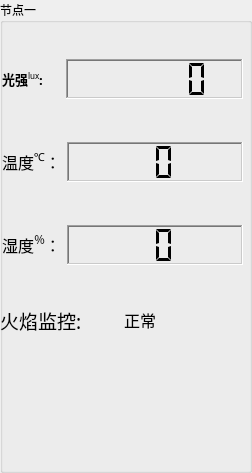
      <widget class="QGroupBox" name="groupBox_1">
       <property name="font">
        <font>
         <family>楷体_GB2312</family>
         <pointsize>9</pointsize>
         <weight>50</weight>
         <bold>false</bold>
        </font>
       </property>
       <property name="autoFillBackground">
        <bool>true</bool>
       </property>
       <property name="title">
        <string>节点一</string>
       </property>
       <property name="flat">
        <bool>true</bool>
       </property>
       <widget class="QPushButton" name="pushButton_light_fire_111">
        <property name="geometry">
         <rect>
          <x>-20</x>
          <y>340</y>
          <width>131</width>
          <height>111</height>
         </rect>
        </property>
        <property name="styleSheet">
         <string notr="true">background-image:url(:/images/08269450168fad5206c222副本.png)</string>
        </property>
        <property name="locale">
         <locale language="English" country="UnitedStatesMinorOutlyingIslands"/>
        </property>
        <property name="text">
         <string/>
        </property>
        <property name="flat">
         <bool>true</bool>
        </property>
       </widget>
       <widget class="QPushButton" name="pushButton_light_fire_121">
        <property name="geometry">
         <rect>
          <x>110</x>
          <y>340</y>
          <width>131</width>
          <height>111</height>
         </rect>
        </property>
        <property name="styleSheet">
         <string notr="true">background-image:url(:/images/08269450168fad5206c222副本.png)</string>
        </property>
        <property name="locale">
         <locale language="English" country="UnitedStatesMinorOutlyingIslands"/>
        </property>
        <property name="text">
         <string/>
        </property>
        <property name="flat">
         <bool>true</bool>
        </property>
       </widget>
       <widget class="QPushButton" name="pushButton_light_fire_110">
        <property name="geometry">
         <rect>
          <x>-20</x>
          <y>343</y>
          <width>131</width>
          <height>121</height>
         </rect>
        </property>
        <property name="styleSheet">
         <string notr="true">background-image:url(:/images/08269450168fad5206c副本.png)</string>
        </property>
        <property name="locale">
         <locale language="English" country="UnitedStatesMinorOutlyingIslands"/>
        </property>
        <property name="text">
         <string/>
        </property>
        <property name="flat">
         <bool>true</bool>
        </property>
       </widget>
       <widget class="QPushButton" name="pushButton_light_fire_120">
        <property name="geometry">
         <rect>
          <x>110</x>
          <y>343</y>
          <width>131</width>
          <height>121</height>
         </rect>
        </property>
        <property name="styleSheet">
         <string notr="true">background-image:url(:/images/08269450168fad5206c副本.png)</string>
        </property>
        <property name="locale">
         <locale language="English" country="UnitedStatesMinorOutlyingIslands"/>
        </property>
        <property name="text">
         <string/>
        </property>
        <property name="flat">
         <bool>true</bool>
        </property>
       </widget>
       <widget class="QWidget" name="">
        <property name="geometry">
         <rect>
          <x>2</x>
          <y>22</y>
          <width>241</width>
          <height>281</height>
         </rect>
        </property>
        <layout class="QVBoxLayout" name="verticalLayout">
         <item>
          <layout class="QHBoxLayout" name="horizontalLayout_3">
           <item>
            <widget class="QLabel" name="Label_Lux_1">
             <property name="sizePolicy">
              <sizepolicy hsizetype="Maximum" vsizetype="Maximum">
               <horstretch>0</horstretch>
               <verstretch>0</verstretch>
              </sizepolicy>
             </property>
             <property name="font">
              <font>
               <family>楷体</family>
               <pointsize>12</pointsize>
               <weight>50</weight>
               <bold>false</bold>
               <underline>false</underline>
              </font>
             </property>
             <property name="text">
              <string>&lt;html&gt;&lt;head/&gt;&lt;body&gt;&lt;p&gt;&lt;span style=&quot; font-size:10pt; font-weight:600;&quot;&gt;光强&lt;/span&gt;&lt;span style=&quot; font-size:10pt; vertical-align:super;&quot;&gt;lux&lt;/span&gt;&lt;span style=&quot; font-size:10pt; font-weight:600;&quot;&gt;:&lt;/span&gt;&lt;/p&gt;&lt;/body&gt;&lt;/html&gt;</string>
             </property>
            </widget>
           </item>
           <item>
            <spacer name="horizontalSpacer">
             <property name="orientation">
              <enum>Qt::Horizontal</enum>
             </property>
             <property name="sizeType">
              <enum>QSizePolicy::Ignored</enum>
             </property>
             <property name="sizeHint" stdset="0">
              <size>
               <width>17</width>
               <height>13</height>
              </size>
             </property>
            </spacer>
           </item>
           <item>
            <widget class="QLCDNumber" name="lcdNumber_lux_1">
             <property name="sizePolicy">
              <sizepolicy hsizetype="MinimumExpanding" vsizetype="Maximum">
               <horstretch>0</horstretch>
               <verstretch>0</verstretch>
              </sizepolicy>
             </property>
             <property name="minimumSize">
              <size>
               <width>0</width>
               <height>40</height>
              </size>
             </property>
             <property name="baseSize">
              <size>
               <width>0</width>
               <height>0</height>
              </size>
             </property>
             <property name="font">
              <font>
               <weight>75</weight>
               <bold>true</bold>
              </font>
             </property>
             <property name="cursor">
              <cursorShape>ArrowCursor</cursorShape>
             </property>
             <property name="autoFillBackground">
              <bool>false</bool>
             </property>
             <property name="frameShape">
              <enum>QFrame::WinPanel</enum>
             </property>
             <property name="frameShadow">
              <enum>QFrame::Sunken</enum>
             </property>
             <property name="smallDecimalPoint">
              <bool>true</bool>
             </property>
             <property name="digitCount">
              <number>5</number>
             </property>
             <property name="segmentStyle">
              <enum>QLCDNumber::Flat</enum>
             </property>
            </widget>
           </item>
          </layout>
         </item>
         <item>
          <layout class="QHBoxLayout" name="horizontalLayout_6">
           <item>
            <widget class="QLabel" name="label_Temp_1">
             <property name="sizePolicy">
              <sizepolicy hsizetype="Maximum" vsizetype="Maximum">
               <horstretch>0</horstretch>
               <verstretch>0</verstretch>
              </sizepolicy>
             </property>
             <property name="font">
              <font>
               <family>楷体</family>
               <pointsize>12</pointsize>
               <weight>50</weight>
               <bold>false</bold>
              </font>
             </property>
             <property name="text">
              <string>&lt;html&gt;&lt;head/&gt;&lt;body&gt;&lt;p align=&quot;center&quot;&gt;&lt;span style=&quot; font-weight:400;&quot;&gt;温度&lt;/span&gt;&lt;span style=&quot; font-weight:400; vertical-align:super;&quot;&gt;℃&lt;/span&gt;&lt;span style=&quot; font-weight:400;&quot;&gt;：&lt;/span&gt;&lt;/p&gt;&lt;/body&gt;&lt;/html&gt;</string>
             </property>
            </widget>
           </item>
           <item>
            <widget class="QLCDNumber" name="lcdNumber_Temp_1">
             <property name="sizePolicy">
              <sizepolicy hsizetype="Minimum" vsizetype="Maximum">
               <horstretch>0</horstretch>
               <verstretch>0</verstretch>
              </sizepolicy>
             </property>
             <property name="minimumSize">
              <size>
               <width>10</width>
               <height>40</height>
              </size>
             </property>
             <property name="baseSize">
              <size>
               <width>0</width>
               <height>0</height>
              </size>
             </property>
             <property name="font">
              <font>
               <weight>75</weight>
               <bold>true</bold>
              </font>
             </property>
             <property name="cursor">
              <cursorShape>ArrowCursor</cursorShape>
             </property>
             <property name="autoFillBackground">
              <bool>false</bool>
             </property>
             <property name="frameShape">
              <enum>QFrame::WinPanel</enum>
             </property>
             <property name="frameShadow">
              <enum>QFrame::Sunken</enum>
             </property>
             <property name="smallDecimalPoint">
              <bool>true</bool>
             </property>
             <property name="digitCount">
              <number>2</number>
             </property>
             <property name="segmentStyle">
              <enum>QLCDNumber::Flat</enum>
             </property>
            </widget>
           </item>
          </layout>
         </item>
         <item>
          <layout class="QHBoxLayout" name="horizontalLayout_27">
           <item>
            <widget class="QLabel" name="label_Humidity_1">
             <property name="sizePolicy">
              <sizepolicy hsizetype="Maximum" vsizetype="Maximum">
               <horstretch>0</horstretch>
               <verstretch>0</verstretch>
              </sizepolicy>
             </property>
             <property name="font">
              <font>
               <family>楷体</family>
               <pointsize>12</pointsize>
               <weight>50</weight>
               <bold>false</bold>
              </font>
             </property>
             <property name="text">
              <string>&lt;html&gt;&lt;head/&gt;&lt;body&gt;&lt;p align=&quot;center&quot;&gt;&lt;span style=&quot; font-weight:400;&quot;&gt;湿度&lt;/span&gt;&lt;span style=&quot; font-weight:400; vertical-align:super;&quot;&gt;％&lt;/span&gt;&lt;span style=&quot; font-weight:400;&quot;&gt;：&lt;/span&gt;&lt;/p&gt;&lt;/body&gt;&lt;/html&gt;</string>
             </property>
            </widget>
           </item>
           <item>
            <widget class="QLCDNumber" name="lcdNumber_Humidity_1">
             <property name="sizePolicy">
              <sizepolicy hsizetype="Preferred" vsizetype="Maximum">
               <horstretch>0</horstretch>
               <verstretch>0</verstretch>
              </sizepolicy>
             </property>
             <property name="minimumSize">
              <size>
               <width>0</width>
               <height>40</height>
              </size>
             </property>
             <property name="baseSize">
              <size>
               <width>0</width>
               <height>0</height>
              </size>
             </property>
             <property name="font">
              <font>
               <weight>75</weight>
               <bold>true</bold>
              </font>
             </property>
             <property name="cursor">
              <cursorShape>ArrowCursor</cursorShape>
             </property>
             <property name="autoFillBackground">
              <bool>false</bool>
             </property>
             <property name="frameShape">
              <enum>QFrame::WinPanel</enum>
             </property>
             <property name="frameShadow">
              <enum>QFrame::Sunken</enum>
             </property>
             <property name="smallDecimalPoint">
              <bool>true</bool>
             </property>
             <property name="digitCount">
              <number>2</number>
             </property>
             <property name="segmentStyle">
              <enum>QLCDNumber::Flat</enum>
             </property>
            </widget>
           </item>
          </layout>
         </item>
        </layout>
       </widget>
       <widget class="QWidget" name="">
        <property name="geometry">
         <rect>
          <x>0</x>
          <y>300</y>
          <width>241</width>
          <height>41</height>
         </rect>
        </property>
        <layout class="QHBoxLayout" name="horizontalLayout_22">
         <item>
          <widget class="QLabel" name="Label_Fire1">
           <property name="sizePolicy">
            <sizepolicy hsizetype="Minimum" vsizetype="MinimumExpanding">
             <horstretch>0</horstretch>
             <verstretch>0</verstretch>
            </sizepolicy>
           </property>
           <property name="maximumSize">
            <size>
             <width>200</width>
             <height>50</height>
            </size>
           </property>
           <property name="font">
            <font>
             <family>楷体</family>
             <pointsize>12</pointsize>
             <weight>50</weight>
             <bold>false</bold>
             <underline>false</underline>
            </font>
           </property>
           <property name="text">
            <string>&lt;html&gt;&lt;head/&gt;&lt;body&gt;&lt;p&gt;&lt;span style=&quot; font-size:14pt;&quot;&gt;火焰监控:&lt;/span&gt;&lt;/p&gt;&lt;/body&gt;&lt;/html&gt;</string>
           </property>
          </widget>
         </item>
         <item>
          <widget class="QLabel" name="Label_FireResult_1">
           <property name="sizePolicy">
            <sizepolicy hsizetype="Maximum" vsizetype="Maximum">
             <horstretch>0</horstretch>
             <verstretch>0</verstretch>
            </sizepolicy>
           </property>
           <property name="maximumSize">
            <size>
             <width>200</width>
             <height>50</height>
            </size>
           </property>
           <property name="font">
            <font>
             <family>楷体</family>
             <pointsize>12</pointsize>
             <weight>50</weight>
             <bold>false</bold>
             <underline>false</underline>
            </font>
           </property>
           <property name="text">
            <string>&lt;html&gt;&lt;head/&gt;&lt;body&gt;&lt;p&gt; 正常 &lt;/p&gt;&lt;/body&gt;&lt;/html&gt;</string>
           </property>
          </widget>
         </item>
        </layout>
       </widget>
       <zorder>layoutWidget</zorder>
       <zorder>pushButton_light_fire_111</zorder>
       <zorder>pushButton_light_fire_121</zorder>
       <zorder>frame</zorder>
       <zorder>Label_FireResult_1</zorder>
       <zorder>Label_Fire1</zorder>
       <zorder>Label_Fire1</zorder>
       <zorder>pushButton_light_fire_110</zorder>
       <zorder>pushButton_light_fire_120</zorder>
      </widget>
